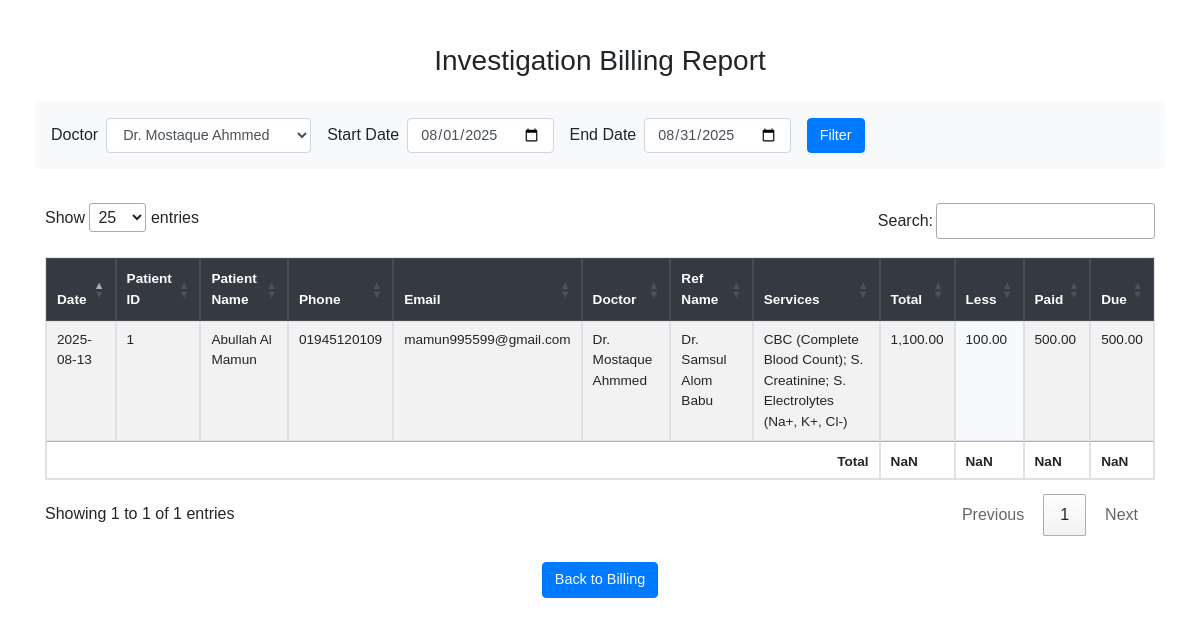
Page /billing_report.php?doctor=Dr. Mostaque Ahmmed on the committed database.
### tables this page shows
CREATE TABLE patients (
        patient_id INTEGER PRIMARY KEY AUTOINCREMENT,
        old_id TEXT,
        date TEXT,
        patient_name TEXT,
        sex TEXT,
        age TEXT,
        phone TEXT,
        email TEXT,
        ref_doctors TEXT,
        ref_name TEXT,
        delivery_date TEXT,
        delivery_time TEXT,
        remarks TEXT,
        less_total REAL,
        less_percent_total REAL,
        paid REAL,
        send_sms INTEGER,
        send_email INTEGER,
        created_at TEXT,
        updated_at TEXT,
        address TEXT
    );

### billing_report.php (the view, shortened to what this page needs)
<?php
include 'db_sqlite.php';
$doctor_stmt = $pdo->query("SELECT DISTINCT ref_doctors FROM patients WHERE ref_doctors IS NOT NULL AND ref_doctors != '' ORDER BY ref_doctors");
$doctors = $doctor_stmt->fetchAll(PDO::FETCH_COLUMN);
$startDate = $_GET['start_date'] ?? date('Y-m-01');
$endDate = $_GET['end_date'] ?? date('Y-m-t');
$sql = "
  SELECT
    p.date,
    p.patient_id,
    p.patient_name,
    p.phone,
    p.email,
    p.ref_doctors AS doctor,
    p.ref_name,
    GROUP_CONCAT(b.service_name, '; ') AS services,
    SUM(b.final_price) AS total,
    p.less_total,
    p.paid,
    (SUM(b.final_price) - p.less_total - p.paid) AS due
  FROM billing b
  JOIN patients p ON b.patient_id = p.patient_id
  WHERE p.date BETWEEN ? AND ?
";
$params = [$startDate, $endDate];
if (!empty($_GET['doctor'])) {
    if ($_GET['doctor'] === 'EMPTY') {
        $sql .= " AND (p.ref_doctors IS NULL OR p.ref_doctors = '')";
    } else {
        $sql .= " AND p.ref_doctors = ?";
        $params[] = $_GET['doctor'];
    }
}
$sql .= " GROUP BY p.patient_id, p.date, p.patient_name, p.phone, p.email, p.ref_doctors, p.ref_name, p.paid, p.less_total
  ORDER BY p.date DESC";
$stmt = $pdo->prepare($sql);
$stmt->execute($params);
$rows = $stmt->fetchAll(PDO::FETCH_ASSOC);
?>
<!DOCTYPE html>
<html>
<head>
  <link rel="stylesheet" href="https://stackpath.bootstrapcdn.com/bootstrap/4.5.2/css/bootstrap.min.css">
  <link rel="stylesheet" href="https://cdn.datatables.net/1.13.6/css/jquery.dataTables.min.css">
  <link rel="stylesheet" href="https://cdn.datatables.net/buttons/2.4.1/css/buttons.dataTables.min.css">
</head>
<body>
<div class="container py-4">
  <h3 class="mb-4 text-center">Investigation Billing Report</h3>
  <form method="GET" class="form-inline mb-4 bg-light p-3 rounded">
    <label class="mr-2">Doctor</label>
    <select name="doctor" id="doctorFilter" class="form-control mr-3">
      <?php foreach ($doctors as $doc): ?>
        <option value="<?= htmlspecialchars($doc) ?>" <?= (isset($_GET['doctor']) && $_GET['doctor'] === $doc) ? 'selected' : '' ?>>
          <?= htmlspecialchars($doc) ?>
        </option>
      <?php endforeach ?>
    </select>
    <label class="mr-2">Start Date</label>
    <input type="date" name="start_date" class="form-control mr-3" value="<?= $startDate ?>">
    <label class="mr-2">End Date</label>
    <input type="date" name="end_date" class="form-control mr-3" value="<?= $endDate ?>">
    <button class="btn btn-primary" type="submit">Filter</button>
  </form>
  <table id="billingTable" class="table table-bordered table-striped">
    <thead class="thead-dark">
      <tr>
        <th>Date</th>
        <th>Patient ID</th>
        <th>Patient Name</th>
        <th>Phone</th>
        <th>Email</th>
        <th>Doctor</th>
        <th>Ref Name</th>
        <th>Services</th>
        <th>Total</th>
        <th>Less</th>
        <th>Paid</th>
        <th>Due</th>
      </tr>
    </thead>
    <tbody>
      <?php foreach ($rows as $row): ?>
        <tr>
          <td><?= $row['date'] ?></td>
          <td><?= $row['patient_id'] ?></td>
          <td><?= htmlspecialchars($row['patient_name']) ?></td>
          <td><?= htmlspecialchars($row['phone']) ?></td>
          <td><?= htmlspecialchars($row['email'] ?? 'N/A') ?></td>
          <td><?= htmlspecialchars($row['doctor'] ?? 'N/A') ?></td>
          <td><?= htmlspecialchars($row['ref_name'] ?? 'N/A') ?></td>
          <td><?= htmlspecialchars($row['services']) ?></td>
          <td><?= number_format($row['total'], 2) ?></td>
          <td class="discount-column"><?= number_format($row['less_total'], 2) ?></td>
          <td><?= number_format($row['paid'], 2) ?></td>
          <td><?= number_format($row['due'], 2) ?></td>
        </tr>
      <?php endforeach ?>
    </tbody>
    <tfoot>
      <tr>
        <th colspan="8" class="text-right">Total</th>
        <th></th>
        <th></th>
        <th></th>
        <th></th>
      </tr>
    </tfoot>
  </table>
  <div class="text-center mt-3">
    <a href="bill.php" class="btn btn-primary">Back to Billing</a>
  </div>
</div>
</body>
</html>

### billing_report.php (style rules this page uses)
body { font-family: Arial; padding: 20px; }
.container { max-width: 1400px; }
.table th, .table td { padding: .5rem; }
.form-control { font-size: 0.9rem; }
.btn { font-size: 0.9rem; }
#billingTable { font-size: 0.85rem; }
.discount-column { background-color: #f8f9fa; }

### rows in the picture
patients: date "2025-08-13", patient_id "1", patient_name "Abullah Al Mamun", phone "01945120109", email "mamun995599@gmail.com", ref_doctors "Dr. Mostaque Ahmmed", ref_name "Dr. Samsul Alom Babu", services "CBC (Complete Blood Count); S. Creatinine; S. Electrolytes (Na+, K+, Cl-)", total "1,100.00", less_total "100.00", paid "500.00", due "500.00"

### other values in the picture
form field doctor "Dr. Mostaque Ahmmed"
